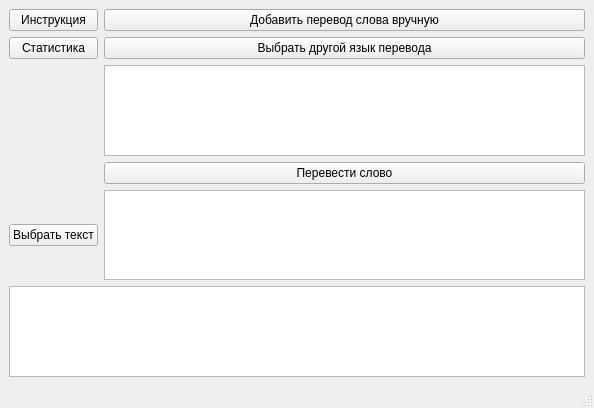
<?xml version="1.0" encoding="UTF-8"?>
<ui version="4.0">
 <class>MainWindow</class>
 <widget class="QMainWindow" name="MainWindow">
  <property name="geometry">
   <rect>
    <x>0</x>
    <y>0</y>
    <width>594</width>
    <height>408</height>
   </rect>
  </property>
  <property name="windowTitle">
   <string>MainWindow</string>
  </property>
  <widget class="QWidget" name="centralwidget">
   <layout class="QGridLayout" name="gridLayout_2" rowstretch="1,0,0,0,0" columnstretch="0,0,0">
    <property name="sizeConstraint">
     <enum>QLayout::SetDefaultConstraint</enum>
    </property>
    <item row="3" column="2">
     <widget class="QPlainTextEdit" name="WordTranslated">
      <property name="plainText">
       <string/>
      </property>
     </widget>
    </item>
    <item row="0" column="1">
     <widget class="QPushButton" name="Instructionbtn">
      <property name="text">
       <string>Инструкция</string>
      </property>
     </widget>
    </item>
    <item row="3" column="1">
     <widget class="QPushButton" name="ChoseTextbtn">
      <property name="text">
       <string>Выбрать текст</string>
      </property>
     </widget>
    </item>
    <item row="2" column="2">
     <layout class="QGridLayout" name="gridLayout">
      <item row="1" column="0" rowspan="2">
       <widget class="QPushButton" name="Translatebtn">
        <property name="text">
         <string>Перевести слово</string>
        </property>
       </widget>
      </item>
      <item row="0" column="0">
       <widget class="QPlainTextEdit" name="WordToTranslate">
        <property name="inputMethodHints">
         <set>Qt::ImhMultiLine</set>
        </property>
        <property name="plainText">
         <string/>
        </property>
       </widget>
      </item>
     </layout>
    </item>
    <item row="4" column="1" colspan="2">
     <widget class="QPlainTextEdit" name="TextToTranslate">
      <property name="plainText">
       <string/>
      </property>
     </widget>
    </item>
    <item row="1" column="1">
     <widget class="QPushButton" name="Statsbtn">
      <property name="text">
       <string>Статистика</string>
      </property>
     </widget>
    </item>
    <item row="0" column="2">
     <widget class="QPushButton" name="AddNewWord">
      <property name="text">
       <string>Добавить перевод слова вручную</string>
      </property>
     </widget>
    </item>
    <item row="1" column="2">
     <widget class="QPushButton" name="ChooseLang">
      <property name="text">
       <string>Выбрать другой язык перевода</string>
      </property>
     </widget>
    </item>
   </layout>
  </widget>
  <widget class="QMenuBar" name="menubar">
   <property name="geometry">
    <rect>
     <x>0</x>
     <y>0</y>
     <width>594</width>
     <height>18</height>
    </rect>
   </property>
  </widget>
  <widget class="QStatusBar" name="statusbar"/>
 </widget>
 <resources/>
 <connections/>
</ui>
